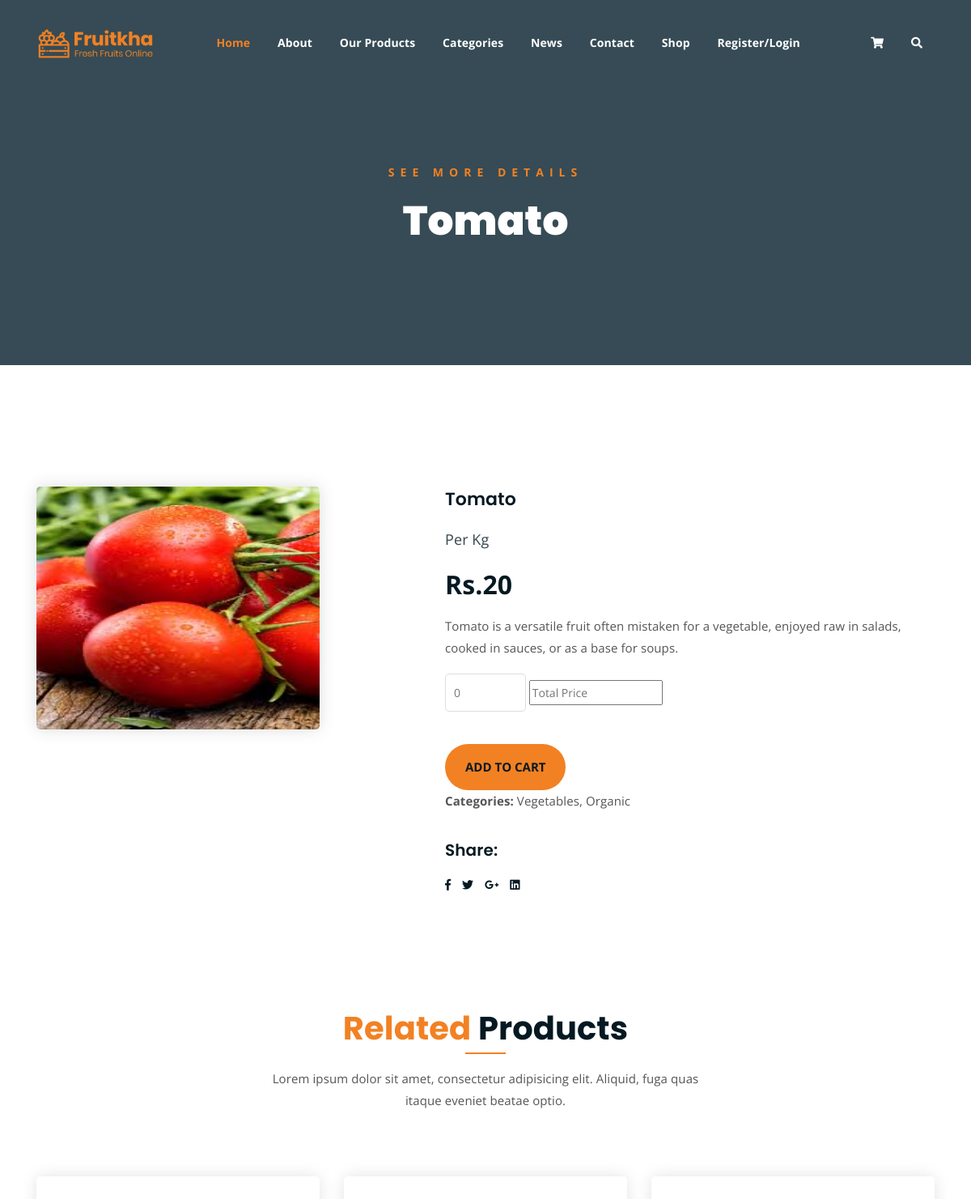
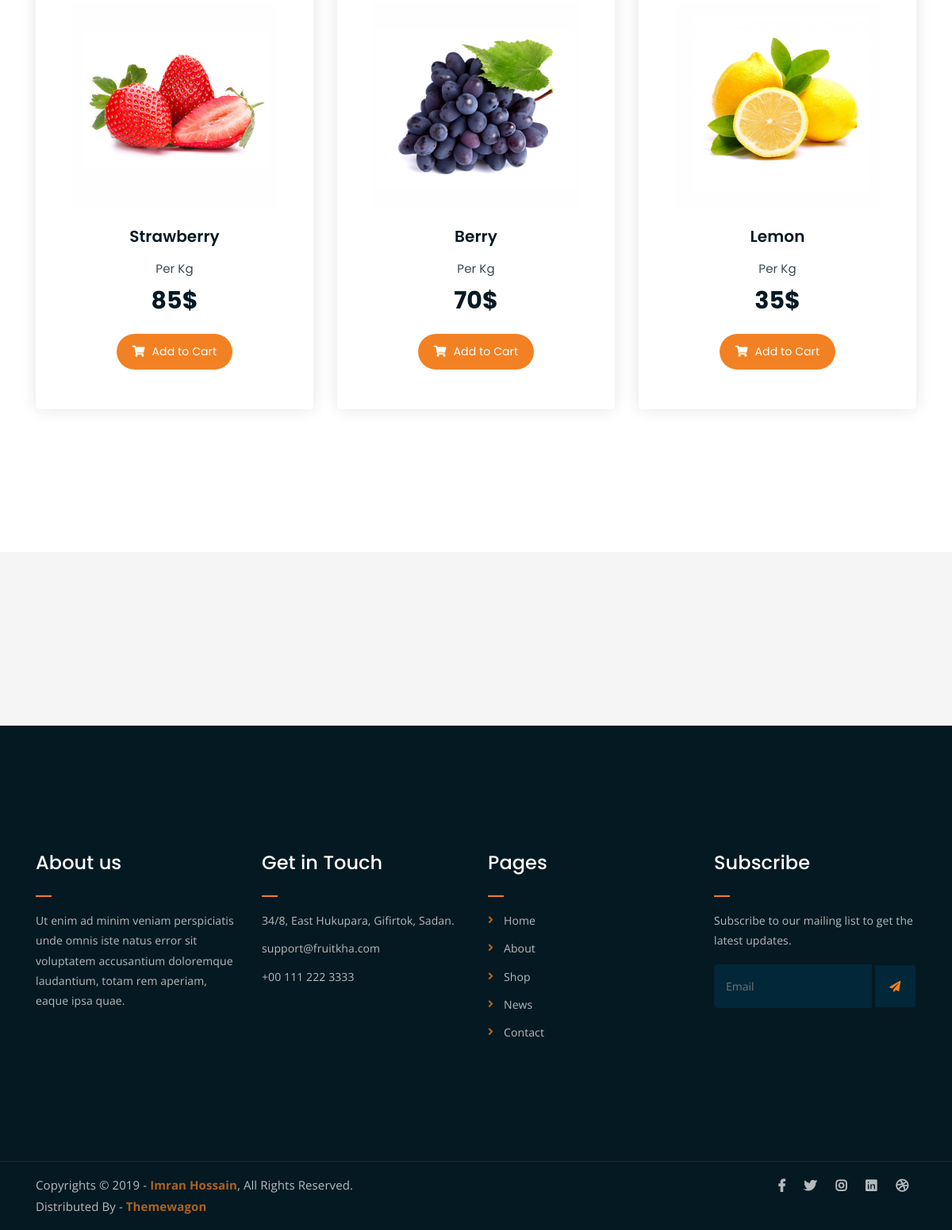
The app's page /single_product/3/ with its own data (2 pictures, top to bottom).
### Backend/models.py (models this page shows)
class productdb(models.Model):
    Category = models.CharField(max_length=100,blank=True,null=True)
    Product_Name = models.CharField(max_length=100,blank=True,null=True)
    Price = models.IntegerField(null=True,blank=True)
    Description = models.TextField(max_length=100,null=True,blank=True)
    Product_Image = models.ImageField(upload_to="Product Images",null=True,blank=True)

### WebApp/views.py (the view)
# urls.py: path('single_product/<int:pro_id>/',views.single_product,name='single_product'),
def single_product(request,pro_id):
    cat = categorydb.objects.all()
    data = productdb.objects.get(id=pro_id)
    return render(request,'Single_Product.html',{'data':data,'cat':cat})

### WebApp/templates/Single_Product.html (shortened to what this page needs)
<!DOCTYPE html>
{% load static %}
<html lang="en">
<head>
	<link rel="stylesheet" href="{% static 'assets/css/all.min.css' %}">
	<link rel="stylesheet" href="{% static 'assets/bootstrap/css/bootstrap.min.css' %}">
	<link rel="stylesheet" href="{% static 'assets/css/owl.carousel.css' %}">
	<link rel="stylesheet" href="{% static 'assets/css/magnific-popup.css' %}">
	<link rel="stylesheet" href="{% static 'assets/css/animate.css' %}">
	<link rel="stylesheet" href="{% static 'assets/css/meanmenu.min.css' %}">
	<link rel="stylesheet" href="{% static 'assets/css/main.css' %}">
	<link rel="stylesheet" href="{% static 'assets/css/responsive.css' %}">
</head>
<body>
<div class="top-header-area" id="sticker">
		<div class="container">
			<div class="row">
				<div class="col-lg-12 col-sm-12 text-center">
					<div class="main-menu-wrap">
						<div class="site-logo">
							<a href="index.html">
								<img src="{% static 'assets/img/logo.png' %}" alt="">
							</a>
						</div>
						<nav class="main-menu">
							<ul>
								<li class="current-list-item"><a href="{% url 'Home' %}">Home</a>
								</li>
								<li><a href="{% url 'About' %}">About</a></li>
								<li><a href="{% url 'OurProduct' %}">Our Products</a></li>
								<li><a href="#">Categories</a>
								</li>
								<li><a href="#">News</a>
								</li>
								<li><a href="{% url 'Contact' %}">Contact</a></li>
								<li><a href="#">Shop</a></li>
								{% if request.session.Username %}
								<li><a href="{% url 'User_logout' %}">Welcome {{request.session.Username}}/Logout</a></li>
								{% else %}
								<li><a href="{% url 'registration_page' %}">Register/Login</a></li>
								{% endif %}
								<li>
									<div class="header-icons">
										<a class="shopping-cart" href="{% url 'cart_page' %}"><i class="fas fa-shopping-cart"></i></a>
										<a class="mobile-hide search-bar-icon" href="#"><i class="fas fa-search"></i></a>
									</div>
								</li>
							</ul>
						</nav>
					</div>
				</div>
			</div>
		</div>
	</div>
	<div class="breadcrumb-section breadcrumb-bg">
		<div class="container">
			<div class="row">
				<div class="col-lg-8 offset-lg-2 text-center">
					<div class="breadcrumb-text">
						<p>See more Details</p>
						<h1>{{data.Product_Name}}</h1>
					</div>
				</div>
			</div>
		</div>
	</div>
	<div class="single-product mt-150 mb-150">
		<div class="container">
			<div class="row">
				<div class="col-md-5">
					<div class="single-product-img">
						<img src="{{data.Product_Image.url}}" alt="" width="350px" height="300px">
					</div>
				</div>
				<div class="col-md-7">
					<div class="single-product-content">
						<h3>{{data.Product_Name}}</h3>
						<p class="single-product-pricing"><span>Per Kg</span> Rs.{{data.Price}}</p>
						<p>{{data.Description}}</p>
						<div class="single-product-form">
							<form method="post" action="{% url 'save_cart' %}">
								<input type="number" placeholder="0" min="1" id="qty" name="quantity">
								<input type="text" placeholder="Total Price" id="total" name="tprice">
								<input type="hidden" value="{{data.Product_Name}}" name="productna"><br><br>
									<p><input type="submit" value="Add to cart"></p>
							</form>
							<p><strong>Categories: </strong>{{data.Category}}, Organic</p>
						</div>
						<h4>Share:</h4>
						<ul class="product-share">
							<li><a href=""><i class="fab fa-facebook-f"></i></a></li>
							<li><a href=""><i class="fab fa-twitter"></i></a></li>
							<li><a href=""><i class="fab fa-google-plus-g"></i></a></li>
							<li><a href=""><i class="fab fa-linkedin"></i></a></li>
						</ul>
					</div>
				</div>
			</div>
		</div>
	</div>
	<div class="more-products mb-150">
		<div class="container">
			<div class="row">
				<div class="col-lg-8 offset-lg-2 text-center">
					<div class="section-title">
						<h3><span class="orange-text">Related</span> Products</h3>
						<p>Lorem ipsum dolor sit amet, consectetur adipisicing elit. Aliquid, fuga quas itaque eveniet beatae optio.</p>
					</div>
				</div>
			</div>
			<div class="row">
				<div class="col-lg-4 col-md-6 text-center">
					<div class="single-product-item">
						<div class="product-image">
							<a href="single-product.html"><img src="{% static 'assets/img/products/product-img-1.jpg' %}" alt=""></a>
						</div>
						<h3>Strawberry</h3>
						<p class="product-price"><span>Per Kg</span> 85$ </p>
						<a href="cart.html" class="cart-btn"><i class="fas fa-shopping-cart"></i> Add to Cart</a>
					</div>
				</div>
				<div class="col-lg-4 col-md-6 text-center">
					<div class="single-product-item">
						<div class="product-image">
							<a href="single-product.html"><img src="{% static 'assets/img/products/product-img-2.jpg' %}" alt=""></a>
						</div>
						<h3>Berry</h3>
						<p class="product-price"><span>Per Kg</span> 70$ </p>
						<a href="cart.html" class="cart-btn"><i class="fas fa-shopping-cart"></i> Add to Cart</a>
					</div>
				</div>
				<div class="col-lg-4 col-md-6 offset-lg-0 offset-md-3 text-center">
					<div class="single-product-item">
						<div class="product-image">
							<a href="single-product.html"><img src="{% static 'assets/img/products/product-img-3.jpg' %}" alt=""></a>
						</div>
						<h3>Lemon</h3>
						<p class="product-price"><span>Per Kg</span> 35$ </p>
						<a href="cart.html" class="cart-btn"><i class="fas fa-shopping-cart"></i> Add to Cart</a>
					</div>
				</div>
			</div>
		</div>
	</div>
	<div class="logo-carousel-section">
		<div class="container">
			<div class="row">
				<div class="col-lg-12">
					<div class="logo-carousel-inner">
						<div class="single-logo-item">
							<img src="{% static 'assets/img/company-logos/1.png' %}" alt="">
						</div>
						<div class="single-logo-item">
							<img src="{% static 'assets/img/company-logos/2.png' %}" alt="">
						</div>
						<div class="single-logo-item">
							<img src="{% static 'assets/img/company-logos/3.png' %}" alt="">
						</div>
						<div class="single-logo-item">
							<img src="{% static 'assets/img/company-logos/4.png' %}" alt="">
						</div>
					</div>
				</div>
			</div>
		</div>
	</div>
	<div class="footer-area">
		<div class="container">
			<div class="row">
				<div class="col-lg-3 col-md-6">
					<div class="footer-box about-widget">
						<h2 class="widget-title">About us</h2>
						<p>Ut enim ad minim veniam perspiciatis unde omnis iste natus error sit voluptatem accusantium doloremque laudantium, totam rem aperiam, eaque ipsa quae.</p>
					</div>
				</div>
				<div class="col-lg-3 col-md-6">
					<div class="footer-box get-in-touch">
						<h2 class="widget-title">Get in Touch</h2>
						<ul>
							<li>34/8, East Hukupara, Gifirtok, Sadan.</li>
							<li>support@fruitkha.com</li>
							<li>+00 111 222 3333</li>
						</ul>
					</div>
				</div>
				<div class="col-lg-3 col-md-6">
					<div class="footer-box pages">
						<h2 class="widget-title">Pages</h2>
						<ul>
							<li><a href="index.html">Home</a></li>
							<li><a href="about.html">About</a></li>
							<li><a href="services.html">Shop</a></li>
							<li><a href="news.html">News</a></li>
							<li><a href="contact.html">Contact</a></li>
						</ul>
					</div>
				</div>
				<div class="col-lg-3 col-md-6">
					<div class="footer-box subscribe">
						<h2 class="widget-title">Subscribe</h2>
						<p>Subscribe to our mailing list to get the latest updates.</p>
						<form action="index.html">
							<input type="email" placeholder="Email">
							<button type="submit"><i class="fas fa-paper-plane"></i></button>
						</form>
					</div>
				</div>
			</div>
		</div>
	</div>
	<div class="copyright">
		<div class="container">
			<div class="row">
				<div class="col-lg-6 col-md-12">
					<p>Copyrights &copy; 2019 - <a href="https://imransdesign.com/">Imran Hossain</a>,  All Rights Reserved.<br>
						Distributed By - <a href="https://themewagon.com/">Themewagon</a>
					</p>
				</div>
				<div class="col-lg-6 text-right col-md-12">
					<div class="social-icons">
						<ul>
							<li><a href="#" target="_blank"><i class="fab fa-facebook-f"></i></a></li>
							<li><a href="#" target="_blank"><i class="fab fa-twitter"></i></a></li>
							<li><a href="#" target="_blank"><i class="fab fa-instagram"></i></a></li>
							<li><a href="#" target="_blank"><i class="fab fa-linkedin"></i></a></li>
							<li><a href="#" target="_blank"><i class="fab fa-dribbble"></i></a></li>
						</ul>
					</div>
				</div>
			</div>
		</div>
	</div>
</body>
</html>

### records on screen
productdb: Product_Name "Tomato", Product_Image (picture), Price "20", Description "Tomato is a versatile fruit often mistaken for a vegetable, enjoyed raw in salads, cooked in sauces, or as a base for soups.", Category "Vegetables"
